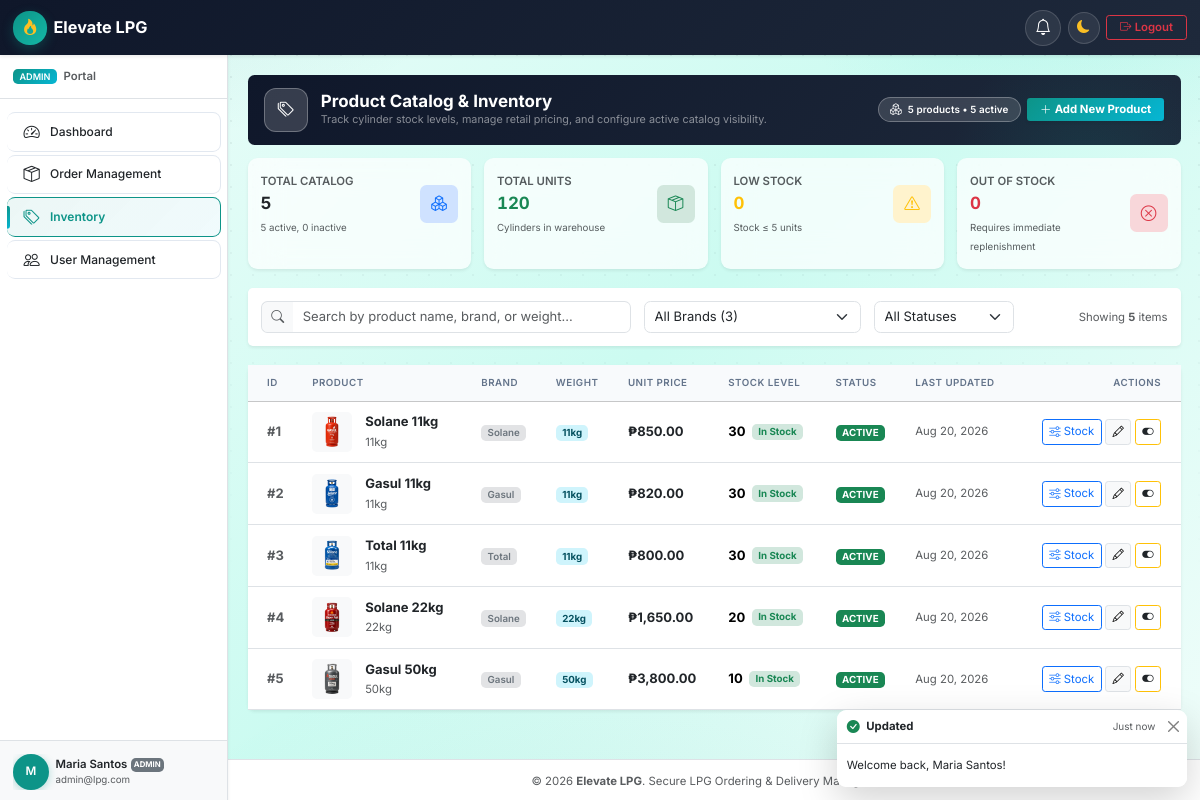
The app's page /pages/admin/inventory.php (signed in) with its own data.
### tables this page shows
CREATE TABLE `products` (
  `id` int(11) NOT NULL AUTO_INCREMENT,
  `name` varchar(255) NOT NULL,
  `brand` varchar(255) NOT NULL,
  `weight` varchar(50) NOT NULL,
  `price` decimal(10,2) NOT NULL,
  `stock` int(10) unsigned NOT NULL DEFAULT 0,
  `image_url` varchar(500) DEFAULT NULL,
  `status` enum('active','inactive') NOT NULL DEFAULT 'active',
  `created_at` timestamp NOT NULL DEFAULT current_timestamp(),
  `updated_at` timestamp NOT NULL DEFAULT current_timestamp() ON UPDATE current_timestamp(),
  PRIMARY KEY (`id`),
  KEY `idx_brand` (`brand`),
  KEY `idx_status` (`status`)
);

### pages/admin/inventory.php (the view, shortened to what the rows shown need)
<?php
require_once __DIR__ . '/../../includes/helpers.php';
require_once __DIR__ . '/../../classes/Product.php';
$db = Database::connect();
$productModel = new Product($db);
$products = $productModel->getAll();
require_once __DIR__ . '/../../templates/header.php';
?>
<div class="container-fluid px-0" id="adminInventoryContainer">
    <div class="card border-0 shadow-sm rounded-3" data-aos="fade-up">
        <div class="card-body p-0">
            <?php if (empty($products)): ?>
                <div class="text-center py-5 px-3">
                    <div class="mb-3 text-muted">
                        <i class="bi bi-tags fs-1 opacity-50"></i>
                    </div>
                    <h5 class="fw-bold">No products in inventory</h5>
                    <p class="text-muted small mb-3">Add your first LPG cylinder product to start selling.</p>
                    <button type="button" class="btn btn-primary btn-sm px-4" data-bs-toggle="modal" data-bs-target="#addProductModal">
                        <i class="bi bi-plus-lg me-1"></i>Add Product
                    </button>
                </div>
            <?php else: ?>
                <div class="table-responsive">
                    <table class="table table-hover align-middle mb-0" id="adminInventoryTable">
                        <thead class="table-light">
                            <tr>
                                <th class="ps-4">ID</th>
                                <th>Product</th>
                                <th>Brand</th>
                                <th>Weight</th>
                                <th>Unit Price</th>
                                <th>Stock Level</th>
                                <th>Status</th>
                                <th>Last Updated</th>
                                <th class="text-end pe-4">Actions</th>
                            </tr>
                        </thead>
                        <tbody>
                            <?php foreach ($products as $prod): ?>
                                <?php
                                $pId = (int)$prod['id'];
                                $pStock = (int)$prod['stock'];
                                $pPrice = (float)$prod['price'];
                                $pStatus = (string)$prod['status'];
                                $isActive = ($pStatus === 'active');
                                ?>
                                <tr class="admin-inventory-row"
                                    data-id="<?= $pId ?>"
                                    data-name="<?= e($prod['name']) ?>"
                                    data-brand="<?= e($prod['brand']) ?>"
                                    data-weight="<?= e($prod['weight']) ?>"
                                    data-price="<?= $pPrice ?>"
                                    data-stock="<?= $pStock ?>"
                                    data-image="<?= e($prod['image_url'] ?? '') ?>"
                                    data-status="<?= e($pStatus) ?>">
                                    <td class="ps-4 fw-bold text-muted">#<?= $pId ?></td>
                                    <td>
                                        <div class="d-flex align-items-center gap-3">
                                            <div class="app-product-icon p-1 bg-light rounded text-center flex-shrink-0 overflow-hidden" style="width: 40px; height: 40px;">
                                                <?php if (!empty($prod['image_url']) && is_file(dirname(__DIR__, 2) . '/' . ltrim($prod['image_url'], '/'))): ?>
                                                    <img src="<?= e(asset($prod['image_url'])) ?>" alt="<?= e($prod['name']) ?>" class="rounded" style="width: 100%; height: 100%; object-fit: cover;">
                                                <?php else: ?>
                                                    <i class="bi bi-fire text-warning fs-5"></i>
                                                <?php endif; ?>
                                            </div>
                                            <div>
                                                <div class="fw-bold text-dark"><?= e($prod['name']) ?></div>
                                                <small class="text-muted"><?= e($prod['weight']) ?></small>
                                            </div>
                                        </div>
                                    </td>
                                    <td>
                                        <span class="badge bg-secondary-subtle text-secondary fw-semibold"><?= e($prod['brand']) ?></span>
                                    </td>
                                    <td>
                                        <span class="badge bg-info-subtle text-info-emphasis"><?= e($prod['weight']) ?></span>
                                    </td>
                                    <td class="fw-bold text-dark">
                                        <?= e(format_currency($pPrice)) ?>
                                    </td>
                                    <td>
                                        <div class="d-flex align-items-center gap-2">
                                            <span class="fw-bold fs-6"><?= $pStock ?></span>
                                            <?php if ($pStock === 0): ?>
                                                <span class="badge bg-danger">Out of Stock</span>
                                            <?php elseif ($pStock <= 5): ?>
                                                <span class="badge bg-warning text-dark">Low Stock</span>
                                            <?php else: ?>
                                                <span class="badge bg-success-subtle text-success">In Stock</span>
                                            <?php endif; ?>
                                        </div>
                                    </td>
                                    <td>
                                        <span class="badge <?= $isActive ? 'bg-success' : 'bg-secondary' ?> text-uppercase px-2 py-1">
                                            <?= e($pStatus) ?>
                                        </span>
                                    </td>
                                    <td class="text-muted small">
                                        <?= e(format_date($prod['updated_at'], 'M d, Y')) ?>
                                    </td>
                                    <td class="text-end pe-4">
                                        <div class="d-inline-flex gap-1">
                                            <button type="button"
                                                    class="btn btn-outline-primary btn-sm p-1 px-2 btn-open-stock-modal"
                                                    data-id="<?= $pId ?>"
                                                    data-name="<?= e($prod['name']) ?>"
                                                    data-stock="<?= $pStock ?>"
                                                    data-price="<?= $pPrice ?>"
                                                    title="Quick Adjust Stock & Price">
                                                <i class="bi bi-sliders"></i> Stock
                                            </button>
                                            <button type="button"
                                                    class="btn btn-light btn-sm p-1 px-2 border btn-open-edit-modal"
                                                    data-id="<?= $pId ?>"
                                                    data-name="<?= e($prod['name']) ?>"
                                                    data-brand="<?= e($prod['brand']) ?>"
                                                    data-weight="<?= e($prod['weight']) ?>"
                                                    data-price="<?= $pPrice ?>"
                                                    data-stock="<?= $pStock ?>"
                                                    data-image="<?= e($prod['image_url'] ?? '') ?>"
                                                    data-status="<?= e($pStatus) ?>"
                                                    title="Edit Product Details">
                                                <i class="bi bi-pencil"></i>
                                            </button>
                                            <form action="<?= url('pages/admin/inventory.php') ?>" method="POST" class="d-inline">
                                                <button type="submit"
                                                        class="btn btn-sm p-1 px-2 <?= $isActive ? 'btn-outline-warning text-dark' : 'btn-outline-success' ?>"
                                                        title="<?= $isActive ? 'Deactivate Product' : 'Activate Product' ?>"
                                                        data-confirm="<?= $isActive ? 'Deactivate ' . e($prod['name']) . '? It will be hidden from customer ordering.' : 'Activate ' . e($prod['name']) . '? It will be available for customers to order.' ?>"
                                                        data-confirm-title="<?= $isActive ? 'Deactivate Product' : 'Activate Product' ?>"
                                                        data-confirm-icon="bi-toggle-<?= $isActive ? 'off' : 'on' ?>"
                                                        data-confirm-btn-class="<?= $isActive ? 'btn-warning' : 'btn-success' ?>">
                                                    <i class="bi <?= $isActive ? 'bi-toggle-on' : 'bi-toggle-off' ?>"></i>
                                                </button>
                                            </form>
                                        </div>
                                    </td>
                                </tr>
                            <?php endforeach; ?>
                        </tbody>
                    </table>
                </div>
            <?php endif; ?>
        </div>
    </div>
</div>
<?php
require_once __DIR__ . '/../../templates/footer.php';
?>

### records on screen
products: id "1", image_url (picture), name "Solane 11kg", weight "11kg", brand "Solane", price "₱850.00", stock "30", shows "In Stock", status "ACTIVE", updated_at "Aug 20, 2026"
products: id "2", image_url (picture), name "Gasul 11kg", weight "11kg", brand "Gasul", price "₱820.00", stock "30", shows "In Stock", status "ACTIVE", updated_at "Aug 20, 2026"
products: id "3", image_url (picture), name "Total 11kg", weight "11kg", brand "Total", price "₱800.00", stock "30", shows "In Stock", status "ACTIVE", updated_at "Aug 20, 2026"
products: id "4", image_url (picture), name "Solane 22kg", weight "22kg", brand "Solane", price "₱1,650.00", stock "20", shows "In Stock", status "ACTIVE", updated_at "Aug 20, 2026"
products: id "5", image_url (picture), name "Gasul 50kg", weight "50kg", brand "Gasul", price "₱3,800.00", stock "10", shows "In Stock", status "ACTIVE", updated_at "Aug 20, 2026"

### other values on screen
$appName "Elevate LPG"
$role "ADMIN"
$item['label'] "Dashboard"
$item['label'] "Order Management"
$item['label'] "Inventory"
$item['label'] "User Management"
$initial "M"
$userName "Maria Santos"
$userEmail "admin@lpg.com"
$totalProducts "5"
$activeCount "5"
$inactiveCount "0"
$totalUnitsInStock "120"
$lowStockCount "0"
$outOfStockCount "0"
